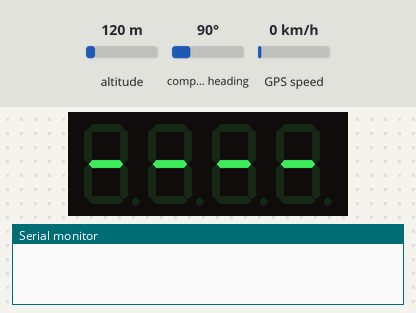
Recording of a sketch running on a simulated Arduino Uno, built with avr-gcc and run on an emulated ATmega328P. Shown: 4-digit seven-segment display, the last lines printed to the serial monitor. Inputs (shaded band) come from the test bench; at power-on: altitude 120 m, compass heading 90°, GPS speed 0 km/h. The GPS gets a fix after 3 s at 37.7749, -122.4194 with 8 satellites.

Above: at 0.1 s.
At 2.1 s:
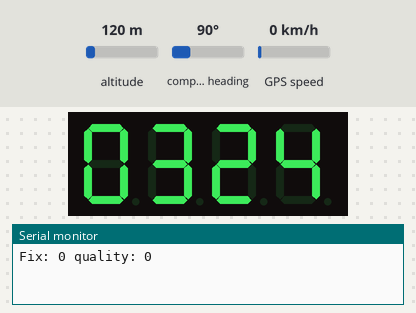
At 12.1 s:
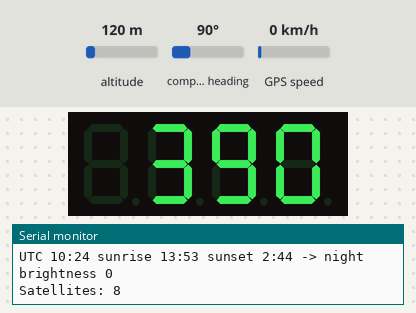

Measured:
- what the display in image 1 shows lasts 10.0 s, from 2.0 s to 12.0 s

The sketch:

GPS-Alt.ino
```cpp
// Elevation display by Kris Linquist
// Requires TimeLib.h / Adafruit_GPS.h / SoftwareSerial.h / HK16K33.h


// Tested and works great with the Adafruit Ultimate GPS module
// using MTK33x9 chipset
//    ------> http://www.adafruit.com/products/746

//And the Adafruit 7 segment I2C LCD

#include <Wire.h>
#include <Adafruit_GPS.h>
#include <SoftwareSerial.h>
#include <TimeLib.h>
#include "HT16K33.h"
#include "SunCalc.h"

HT16K33 seg(0x70);

tmElements_t te;  //Time elements structure
time_t unixTime; // a time stamp


int daytimeBrightness = 15;
// Brightness range is typically 0..15 (0 = dimmest).
// If 0 is too dim on your hardware, bump this up to 1+.
int nighttimeBrightness = 0;
int currentBrightness = -1;

// Error codes are displayed as 9xxx to avoid confusion with altitude.
// Example: 9002 => "no GPS fix".
enum ErrorCode : uint8_t {
  ERR_NONE = 0,
  ERR_DISPLAY_I2C = 1,
  ERR_NO_GPS_FIX = 2,
  ERR_NO_GPS_TIME = 3,
  ERR_NO_GPS_LOCATION = 4,
  ERR_SUN_CALC = 5,
};
uint8_t currentError = ERR_NONE;
uint32_t bootMs = 0;
bool displayOk = true;
bool displayRecovered = false;
uint32_t gpsTimeFirstValidMs = 0;


// Connect the GPS Power pin to 5V
// Connect the GPS Ground pin to ground
// Connect the GPS TX (transmit) pin to Digital 8
// Connect the GPS RX (receive) pin to Digital 7

// you can change the pin numbers to match your wiring:
SoftwareSerial mySerial(8, 7);
Adafruit_GPS GPS(&mySerial);

// Set GPSECHO to 'false' to turn off echoing the GPS data to the Serial console
// Set to 'true' if you want to debug and listen to the raw GPS sentences
#define GPSECHO  false
//

static const uint8_t DISPLAY_ADDR = 0x70;
static const uint32_t DISPLAY_UPDATE_MS = 2000;
static const uint32_t GPS_FIX_GRACE_MS = 30000;
static const uint32_t SHOW_TIME_MS = 10000;
// 96° zenith ≈ civil twilight (sun 6° below horizon). This keeps the display
// bright a bit after sunset and before sunrise, and avoids rapid toggling.
static const float BRIGHTNESS_ZENITH_DEG = 96.0f;

// Local time display configuration (used only for the 10s boot-time clock).
// GPS time is UTC; sunrise/sunset logic also runs in UTC and does NOT need this.
static const int8_t TZ_US_PACIFIC_STD_HOURS = -8;
static const int8_t TZ_US_MOUNTAIN_STD_HOURS = -7;
static const int8_t TZ_US_CENTRAL_STD_HOURS = -6;
static const int8_t TZ_US_EASTERN_STD_HOURS = -5;
static const int8_t TZ_US_ALASKA_STD_HOURS = -9;
static const int8_t TZ_US_HAWAII_STD_HOURS = -10;

// Pick one:
static const int8_t LOCAL_STD_OFFSET_HOURS = TZ_US_PACIFIC_STD_HOURS;
// US DST rules (2nd Sunday in March, 1st Sunday in Nov). Set false for AZ/HI, etc.
static const bool LOCAL_OBSERVES_US_DST = true;

// HT16K33 segment mapping (common Adafruit 7-seg backpack).
// Bits: 0=A,1=B,2=C,3=D,4=E,5=F,6=G,7=DP.
static const uint8_t SEG7_DIGITS[10] = {
  0x3F, // 0
  0x06, // 1
  0x5B, // 2
  0x4F, // 3
  0x66, // 4
  0x6D, // 5
  0x7D, // 6
  0x07, // 7
  0x7F, // 8
  0x6F, // 9
};
static const uint8_t SEG7_DASH = 0x40;
// 7-seg approximations for letters.
static const uint8_t SEG7_GLYPH_G = 0x7D; // looks like 6
static const uint8_t SEG7_GLYPH_P = 0x73;
static const uint8_t SEG7_GLYPH_S = 0x6D; // looks like 5

static void writeHt16k33Digits(uint8_t d0, uint8_t d1, uint8_t d2, uint8_t d3) {
  // Use the library's digit mapping so all four positions are addressed.
  uint8_t raw[4] = {d0, d1, d2, d3};
  seg.displayRaw(raw, false);
}

static void displayDashes() {
  writeHt16k33Digits(SEG7_DASH, SEG7_DASH, SEG7_DASH, SEG7_DASH);
}

static void displayNoGpsFix() {
  writeHt16k33Digits(SEG7_DASH, SEG7_GLYPH_G, SEG7_GLYPH_P, SEG7_GLYPH_S);
}

// Zeller's congruence; returns 0=Sunday .. 6=Saturday.
static uint8_t calcDayOfWeek(int year, int month, int day) {
  if (month < 3) {
    month += 12;
    year -= 1;
  }
  int K = year % 100;
  int J = year / 100;
  int h = (day + (13 * (month + 1)) / 5 + K + (K / 4) + (J / 4) + (5 * J)) % 7; // 0=Sat
  return (uint8_t)((h + 6) % 7);
}

static uint8_t nthSundayOfMonth(int year, int month, int n) {
  uint8_t dow1 = calcDayOfWeek(year, month, 1); // 0=Sun
  uint8_t firstSunday = 1 + (uint8_t)((7 - dow1) % 7);
  return (uint8_t)(firstSunday + (uint8_t)(7 * (n - 1)));
}

static time_t makeUtcTime(int year, int month, int day, int hour, int minute, int second) {
  tmElements_t t;
  t.Second = (uint8_t)second;
  t.Minute = (uint8_t)minute;
  t.Hour = (uint8_t)hour;
  t.Day = (uint8_t)day;
  t.Month = (uint8_t)month;
  t.Year = CalendarYrToTm(year);
  return makeTime(t);
}

static bool isUsDst(time_t utc, int8_t standardOffsetHours) {
  tmElements_t teUtc;
  breakTime(utc, teUtc);
  int year = 1970 + teUtc.Year;

  // US DST: starts 2nd Sunday in March at 02:00 local STANDARD time,
  // ends 1st Sunday in November at 02:00 local DAYLIGHT time.
  uint8_t dstStartDay = nthSundayOfMonth(year, 3, 2);
  uint8_t dstEndDay = nthSundayOfMonth(year, 11, 1);

  // UTC = local - offsetHours. (offsetHours is negative in the Americas.)
  int startUtcHour = 2 - (int)standardOffsetHours;
  int endUtcHour = 2 - (int)(standardOffsetHours + 1); // DST offset
  time_t dstStartUtc = makeUtcTime(year, 3, dstStartDay, startUtcHour, 0, 0);
  time_t dstEndUtc = makeUtcTime(year, 11, dstEndDay, endUtcHour, 0, 0);
  return (utc >= dstStartUtc) && (utc < dstEndUtc);
}

static bool displayLocalTimeIfPossible(time_t utc) {
  if (utc == 0) return false;
  int offsetHours = (int)LOCAL_STD_OFFSET_HOURS;
  if (LOCAL_OBSERVES_US_DST && isUsDst(utc, LOCAL_STD_OFFSET_HOURS)) offsetHours += 1;

  int32_t localSeconds = (int32_t)utc + (int32_t)offsetHours * (int32_t)SECS_PER_HOUR;
  time_t local = (time_t)localSeconds;

  tmElements_t teLocal;
  breakTime(local, teLocal);
  uint8_t hh = teLocal.Hour;
  uint8_t mm = teLocal.Minute;
  uint8_t hTens = (uint8_t)(hh / 10);
  uint8_t hOnes = (uint8_t)(hh % 10);
  uint8_t mTens = (uint8_t)(mm / 10);
  uint8_t mOnes = (uint8_t)(mm % 10);
  writeHt16k33Digits(SEG7_DIGITS[hTens], SEG7_DIGITS[hOnes], SEG7_DIGITS[mTens], SEG7_DIGITS[mOnes]);
  return true;
}

static float nmeaToDecimalDegrees(float ddmm_mmmm) {
  double degrees = floor((double)ddmm_mmmm / 100.0);
  double minutes = (double)ddmm_mmmm - (degrees * 100.0);
  return (float)(degrees + (minutes / 60.0));
}

static bool getGpsLatLonDeg(float &latDeg, float &lonDeg) {
  if (GPS.latitude == 0.0f && GPS.longitude == 0.0f) return false;
  if (!(GPS.lat == 'N' || GPS.lat == 'S')) return false;
  if (!(GPS.lon == 'E' || GPS.lon == 'W')) return false;

  latDeg = nmeaToDecimalDegrees(GPS.latitude);
  lonDeg = nmeaToDecimalDegrees(GPS.longitude);

  if (GPS.lat == 'S') latDeg = -latDeg;
  if (GPS.lon == 'W') lonDeg = -lonDeg;

  if (!(latDeg >= -90.0f && latDeg <= 90.0f)) return false;
  if (!(lonDeg >= -180.0f && lonDeg <= 180.0f)) return false;
  return true;
}

static bool getGpsUnixTimeUtc(time_t &out) {
  if (GPS.year == 0 || GPS.month == 0 || GPS.day == 0) return false;
  if (GPS.month < 1 || GPS.month > 12) return false;
  if (GPS.day < 1 || GPS.day > 31) return false;
  if (GPS.hour > 23 || GPS.minute > 59 || GPS.seconds > 59) return false;

  te.Second = GPS.seconds;
  te.Minute = GPS.minute;
  te.Hour = GPS.hour;
  te.Day = GPS.day;
  te.Month = GPS.month;
  te.Year = CalendarYrToTm(2000 + GPS.year);

  out = makeTime(te);
  return out != 0;
}

static bool isDisplayPresent() {
  Wire.beginTransmission(DISPLAY_ADDR);
  return Wire.endTransmission() == 0;
}

static bool ensureDisplayReady() {
  static uint32_t lastPingMs = 0;
  static bool lastOk = true;
  uint32_t nowMs = millis();
  if (nowMs - lastPingMs < 1000) return lastOk;
  lastPingMs = nowMs;

  bool okNow = isDisplayPresent();
  if (okNow) {
    if (!lastOk) displayRecovered = true;
    lastOk = true;
    return true;
  }

  // Attempt a simple recovery in case the HT16K33 reset due to power dip.
  Wire.begin();
  Wire.setClock(100000);
  seg.begin();
  seg.displayOn();
  if (currentBrightness < 0) currentBrightness = nighttimeBrightness;
  seg.brightness(currentBrightness);

  okNow = isDisplayPresent();
  if (okNow && !lastOk) displayRecovered = true;
  lastOk = okNow;
  return okNow;
}

static void displayError(uint8_t err) {
  int code = 9000 + (int)err;
  seg.displayInt(code);
}

static void ensureDisplayOn() {
  seg.displayOn();
  if (currentBrightness < 0) currentBrightness = nighttimeBrightness;
  seg.brightness(currentBrightness);
}

void setup()
{
  bootMs = millis();

  // connect at 115200 so we can read the GPS fast enough and echo without dropping chars
  // also spit it out
  Serial.begin(115200);

  Wire.begin();
  seg.begin();
  Wire.setClock(100000);
  seg.displayOn();
  seg.displayClear();

  // Show a non-blank startup state.
  // Fail-safe dim until we have valid GPS time+location to decide day/night.
  currentBrightness = nighttimeBrightness;
  seg.brightness(currentBrightness);
  displayDashes();
  delay(500);


  // 9600 NMEA is the default baud rate for Adafruit MTK GPS's- some use 4800
  GPS.begin(9600);

  // uncomment this line to turn on RMC (recommended minimum) and GGA (fix data) including altitude
  GPS.sendCommand(PMTK_SET_NMEA_OUTPUT_RMCGGA);
  // uncomment this line to turn on only the "minimum recommended" data
  //GPS.sendCommand(PMTK_SET_NMEA_OUTPUT_RMCONLY);
  // For parsing data, we don't suggest using anything but either RMC only or RMC+GGA since
  // the parser doesn't care about other sentences at this time

  // Set the update rate
  GPS.sendCommand(PMTK_SET_NMEA_UPDATE_1HZ);   // 1 Hz update rate
  // For the parsing code to work nicely and have time to sort thru the data, and
  // print it out we don't suggest using anything higher than 1 Hz

  // Request updates on antenna status, comment out to keep quiet
  GPS.sendCommand(PGCMD_ANTENNA);

  delay(1000);
  // Ask for firmware version
  mySerial.println(PMTK_Q_RELEASE);


}

uint32_t timer = millis();
void loop()                     // run over and over again
{
  displayOk = ensureDisplayReady();
  if (displayOk) ensureDisplayOn();

  char c = GPS.read();
  // if you want to debug, this is a good time to do it!
  if ((c) && (GPSECHO))
    Serial.write(c);

  // if a sentence is received, we can check the checksum, parse it...
  if (GPS.newNMEAreceived()) {
    // a tricky thing here is if we print the NMEA sentence, or data
    // we end up not listening and catching other sentences!
    // so be very wary if using OUTPUT_ALLDATA and trytng to print out data
    //Serial.println(GPS.lastNMEA());   // this also sets the newNMEAreceived() flag to false

    // We can fail to parse a sentence; don't return early so the display can
    // keep updating with errors / last known state.
    (void)GPS.parse(GPS.lastNMEA());   // this also sets the newNMEAreceived() flag to false
  }

  // approximately every 2 seconds or so, update the display
  if (millis() - timer > DISPLAY_UPDATE_MS) {
    timer = millis(); // reset the timer

    Serial.print("Fix: "); Serial.print((int)GPS.fix);
    Serial.print(" quality: "); Serial.println((int)GPS.fixquality);

    // Brightness control (requires valid time and location).
    time_t ts = 0;
    float latDeg = 0.0f, lonDeg = 0.0f;
    bool hasTime = getGpsUnixTimeUtc(ts);
    bool hasLoc = getGpsLatLonDeg(latDeg, lonDeg);
    if (hasTime && gpsTimeFirstValidMs == 0) gpsTimeFirstValidMs = millis();
    if (hasTime && hasLoc) {
      unixTime = ts;
      SunriseSunsetUtc ss = calcSunriseSunsetUtc(unixTime, latDeg, lonDeg, BRIGHTNESS_ZENITH_DEG);
      if (!ss.valid) {
        currentError = ERR_SUN_CALC;
      } else {
        int nowMin = (GPS.hour * 60) + GPS.minute;
        bool isDay = false;
        if (ss.polarDay) {
          isDay = true;
        } else if (ss.polarNight) {
          isDay = false;
        } else if (ss.sunriseMin == ss.sunsetMin) {
          isDay = true;
        } else if (ss.sunriseMin < ss.sunsetMin) {
          isDay = (nowMin >= (int)ss.sunriseMin) && (nowMin < (int)ss.sunsetMin);
        } else {
          // Day wraps midnight (common in UT at some longitudes / seasons).
          isDay = (nowMin >= (int)ss.sunriseMin) || (nowMin < (int)ss.sunsetMin);
        }

        int desired = isDay ? daytimeBrightness : nighttimeBrightness;
        Serial.print("UTC ");
        if (GPS.hour < 10) Serial.print('0');
        Serial.print((int)GPS.hour);
        Serial.print(':');
        if (GPS.minute < 10) Serial.print('0');
        Serial.print((int)GPS.minute);
        Serial.print(" sunrise ");
        Serial.print((int)(ss.sunriseMin / 60));
        Serial.print(':');
        if ((ss.sunriseMin % 60) < 10) Serial.print('0');
        Serial.print((int)(ss.sunriseMin % 60));
        Serial.print(" sunset ");
        Serial.print((int)(ss.sunsetMin / 60));
        Serial.print(':');
        if ((ss.sunsetMin % 60) < 10) Serial.print('0');
        Serial.print((int)(ss.sunsetMin % 60));
        Serial.print(" -> ");
        Serial.print(isDay ? "day" : "night");
        Serial.print(" brightness ");
        Serial.println(desired);

        if (desired != currentBrightness) {
          Serial.print("Setting brightness to ");
          Serial.println(isDay ? "day" : "night");
          if (displayOk) seg.brightness(desired);
          currentBrightness = desired;
        }
        currentError = ERR_NONE;
      }
    } else {
      if (!hasTime) currentError = ERR_NO_GPS_TIME;
      else if (!hasLoc) currentError = ERR_NO_GPS_LOCATION;
    }

    // Altitude / error display
    if (displayOk && displayRecovered) {
      displayRecovered = false;
      displayError(ERR_DISPLAY_I2C);
      return;
    }

    // Show local time for a short window after GPS time becomes valid.
    if (displayOk && gpsTimeFirstValidMs != 0 && (millis() - gpsTimeFirstValidMs) < SHOW_TIME_MS) {
      if (displayLocalTimeIfPossible(ts)) return;
    }

    if (GPS.fix) {
      // Meters to feet...
      double doubFt = GPS.altitude * 3.28084;
      // Round to nearest 10
      int mod = (int)doubFt % 10;
      if (mod < 5) {
        doubFt = doubFt - mod;
      } else {
        doubFt = doubFt + (10 - mod);
      }
      if (displayOk) seg.displayInt((int)doubFt);
      Serial.print("Satellites: "); Serial.println((int)GPS.satellites);
    } else {
      // While waiting for a fix, avoid showing "9003" on boot; show dashes instead.
      if (!displayOk) return;
      if (millis() - bootMs <= GPS_FIX_GRACE_MS) {
        displayDashes();
      } else {
        displayNoGpsFix();
      }
    }
  }
}
```

SunCalc.h
```cpp
#pragma once

#include <Arduino.h>
#include <TimeLib.h>
#include <math.h>

// Civil twilight ≈ zenith 96° (sun 6° below horizon)

struct SunriseSunsetUtc {
  bool valid = false;
  bool polarDay = false;
  bool polarNight = false;
  uint16_t sunriseMin = 0; // minutes after 00:00 UTC
  uint16_t sunsetMin = 0;  // minutes after 00:00 UTC
};

static double normalizeDeg(double deg) {
  while (deg < 0.0) deg += 360.0;
  while (deg >= 360.0) deg -= 360.0;
  return deg;
}

static double degToRad(double deg) { return deg * 0.017453292519943295; }
static double radToDeg(double rad) { return rad * 57.29577951308232; }

static bool isLeapYear(int year) {
  if (year % 400 == 0) return true;
  if (year % 100 == 0) return false;
  return (year % 4) == 0;
}

static int dayOfYear(int year, int month, int day) {
  static const int daysBeforeMonth[] = {0, 31, 59, 90, 120, 151, 181, 212, 243, 273, 304, 334};
  int doy = daysBeforeMonth[month - 1] + day;
  if (month > 2 && isLeapYear(year)) doy += 1;
  return doy;
}

static double calcSunEventUtcHours(
    bool sunrise,
    int year,
    int month,
    int day,
    double latDeg,
    double lonDeg,
    double zenithDeg,
    bool &polarDay,
    bool &polarNight) {
  polarDay = false;
  polarNight = false;

  int N = dayOfYear(year, month, day);
  double lngHour = lonDeg / 15.0;

  double t = sunrise ? (double)N + ((6.0 - lngHour) / 24.0) : (double)N + ((18.0 - lngHour) / 24.0);
  double M = (0.9856 * t) - 3.289;
  double L = M + (1.916 * sin(degToRad(M))) + (0.020 * sin(2.0 * degToRad(M))) + 282.634;
  L = normalizeDeg(L);

  double RA = radToDeg(atan(0.91764 * tan(degToRad(L))));
  RA = normalizeDeg(RA);

  double Lquadrant = floor(L / 90.0) * 90.0;
  double RAquadrant = floor(RA / 90.0) * 90.0;
  RA = RA + (Lquadrant - RAquadrant);
  RA /= 15.0;

  double sinDec = 0.39782 * sin(degToRad(L));
  double cosDec = cos(asin(sinDec));
  double cosH = (cos(degToRad(zenithDeg)) - (sinDec * sin(degToRad(latDeg)))) / (cosDec * cos(degToRad(latDeg)));

  if (cosH > 1.0) {
    polarNight = true;
    return 0.0;
  }
  if (cosH < -1.0) {
    polarDay = true;
    return 0.0;
  }

  double H = sunrise ? (360.0 - radToDeg(acos(cosH))) : radToDeg(acos(cosH));
  H /= 15.0;

  double T = H + RA - (0.06571 * t) - 6.622;
  double UT = T - lngHour;
  while (UT < 0.0) UT += 24.0;
  while (UT >= 24.0) UT -= 24.0;
  return UT;
}

static SunriseSunsetUtc calcSunriseSunsetUtc(time_t unixTimeUtc, float latDeg, float lonDeg, float zenithDeg) {
  SunriseSunsetUtc out;
  tmElements_t te;
  breakTime(unixTimeUtc, te);
  int year = 1970 + te.Year;

  bool polarDayRise = false, polarNightRise = false;
  bool polarDaySet = false, polarNightSet = false;
  double riseHr = calcSunEventUtcHours(true, year, te.Month, te.Day, latDeg, lonDeg, zenithDeg, polarDayRise, polarNightRise);
  double setHr = calcSunEventUtcHours(false, year, te.Month, te.Day, latDeg, lonDeg, zenithDeg, polarDaySet, polarNightSet);

  if (polarDayRise || polarDaySet) {
    out.valid = true;
    out.polarDay = true;
    return out;
  }
  if (polarNightRise || polarNightSet) {
    out.valid = true;
    out.polarNight = true;
    return out;
  }

  long riseMin = (long)(riseHr * 60.0 + 0.5);
  long setMin = (long)(setHr * 60.0 + 0.5);
  riseMin %= 1440;
  setMin %= 1440;
  if (riseMin < 0) riseMin += 1440;
  if (setMin < 0) setMin += 1440;
  out.sunriseMin = (uint16_t)riseMin;
  out.sunsetMin = (uint16_t)setMin;
  out.valid = true;
  return out;
}
```
